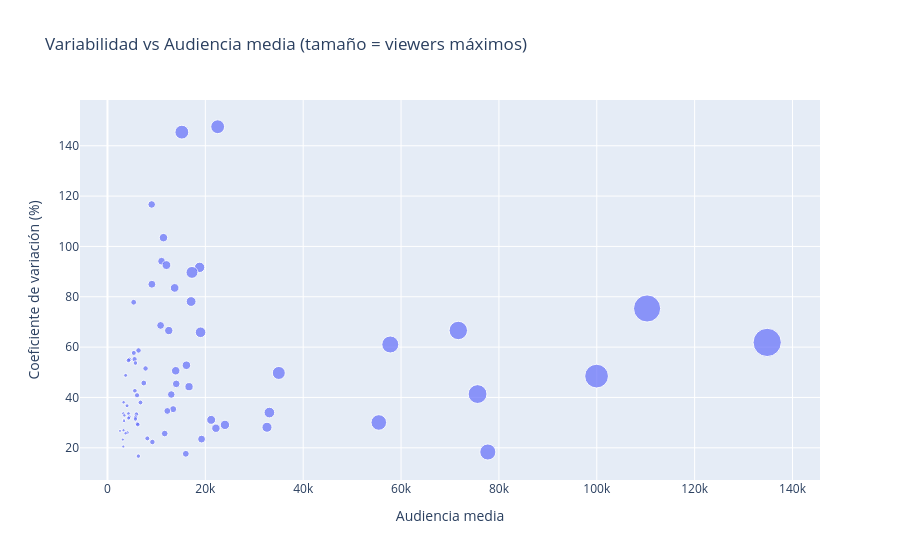

Notebook code cell kept with this figure:
### Markdown cell above
## 5. Variabilidad — ¿Todos se comportan igual?

### Code cell
stats = df.groupby('nombre')['viewers'].agg(['mean', 'std', 'max', 'min', 'count']).reset_index()
stats.columns = ['nombre', 'media', 'desv_est', 'maximo', 'minimo', 'count']
stats['cv'] = stats['desv_est'] / stats['media'] * 100
stats = stats[stats['count'] >= 5].sort_values('cv', ascending=False)

top_var = stats.head(10)
print('Top 10 por variabilidad (CV %):\n')
for i, (_, r) in enumerate(top_var.iterrows(), 1):
    print(f'{i:2d}. {r["nombre"]:30s} | CV: {r["cv"]:6.1f}% | Media: {r["media"]:>10,.0f} | Max: {r["maximo"]:>10,}')

fig = px.scatter(
    stats,
    x='media',
    y='cv',
    size='maximo',
    hover_name='nombre',
    title='Variabilidad vs Audiencia media (tamaño = viewers máximos)',
    labels={'media': 'Audiencia media', 'cv': 'Coeficiente de variación (%)'},
)
fig.show()

### Figure 1 — Plotly figure (JSON) as saved in the notebook; plotly's stock layout.template omitted (floating-point values rounded to 4 significant figures)
{"data": [{"hovertemplate": "<b>%{hovertext}</b><br><br>Audiencia media=%{x}<br>Coeficiente de variación (%)=%{y}<br>maximo=%{marker.size}<extra></extra>", "hovertext": ["WARDOGS", "Rust", "Hero Siege", "Bodycam", "Star Wars Zero Company", "BOMBANANA!", "Halloween: The Game", "Rainbow Six Siege", "How to Fish", "Rocket League", "Onimusha: Way of the Sword", "Red Dead Redemption II", "Grand Theft Auto V", "Path of Exile 2", "The Blood of Dawnwalker", "Project Zomboid", "World of Tanks", "League of Legends", "Minecraft", "Arena Breakout: Infinite", "EA Sports FC 26", "Mortal Shell II", "Mobile Legends: Bang Bang", "Hunt: Showdown 1896", "F1 25", "Street Fighter 6", "Resonance: A Plague Tale Legacy", "Hearthstone", "Fortnite", "Palworld", "Counter-Strike", "ELDEN RING", "Marvel Rivals", "Call of Duty: Warzone", "ARK: Survival Ascended", "World of Warcraft", "PUBG: BATTLEGROUNDS", "ROBLOX", "Magic: The Gathering", "Pokémon FireRed/LeafGreen", "Heroes of Might and Magic III: The Restoration of Erathia", "NBA 2K27", "Albion Online", "Apex Legends", "Marbles on Stream", "Age of Empires II", "FINAL FANTASY XIV ONLINE", "Star Citizen", "Genshin Impact", "I'm Only Sleeping", "Delta Force", "DayZ", "Teamfight Tactics", "Chess", "PEAK", "Dota 2", "Old School RuneScape", "Deadlock", "Dead by Daylight", "Escape from Tarkov", "Overwatch", "VRChat", "R2 Online: Reign of Revolution", "Once Human", "Battlefield 6", "Virtual Casino", "Tibia", "GeoGuessr", "Baldur's Gate 3", "Black Desert", "Trackmania", "VALORANT", "Always On", "ARC Raiders"], "legendgroup": "", "marker": {"color": "#636efa", "size": [81458, 81834, 24453, 30331, 25550, 33324, 45764, 60203, 26841, 32273, 41103, 14416, 314071, 25992, 144577, 29565, 48111, 340474, 122984, 12809, 10756, 12142, 9199, 9377, 9022, 31067, 12473, 30761, 71929, 6545, 239662, 14458, 25067, 28915, 9267, 150974, 24365, 11514, 5419, 10113, 6599, 21320, 20070, 48606, 4791, 6033, 9391, 5055, 7511, 8324, 6751, 8315, 34215, 4568, 4209, 103277, 8491, 9025, 37330, 43252, 30347, 4416, 3775, 5632, 4938, 18969, 10577, 26291, 4063, 12925, 4059, 110020, 19941, 8261], "sizemode": "area", "sizeref": 851.2, "symbol": "circle"}, "mode": "markers", "name": "", "orientation": "v", "showlegend": false, "type": "scatter", "x": [22520.0, 15200.0, 9038.0, 11440.0, 11050.0, 12050.0, 18830.0, 17270.0, 9076.0, 13730.0, 17090.0, 5355.0, 110300.0, 10860.0, 71700.0, 12530.0, 19020.0, 134800.0, 57800.0, 6345.0, 5380.0, 5539.0, 4519.0, 4297.0, 5712.0, 16130.0, 7784.0, 13950.0, 35010.0, 3712.0, 99960.0, 7425.0, 14050.0, 16670.0, 5600.0, 75630.0, 13040.0, 6046.0, 3301.0, 6743.0, 4003.0, 13420.0, 12230.0, 33100.0, 3241.0, 4294.0, 5916.0, 3453.0, 4448.0, 5762.0, 4328.0, 5704.0, 21190.0, 3373.0, 3389.0, 55450.0, 6095.0, 6197.0, 24010.0, 32600.0, 22160.0, 3279.0, 2560.0, 4068.0, 3703.0, 11700.0, 8146.0, 19230.0, 3141.0, 9181.0, 3232.0, 77730.0, 16010.0, 6310.0], "xaxis": "x", "y": [147.6, 145.4, 116.7, 103.5, 94.14, 92.59, 91.69, 89.68, 84.98, 83.51, 78.1, 77.82, 75.35, 68.61, 66.61, 66.57, 65.89, 61.86, 61.04, 58.67, 57.69, 55.19, 55.12, 54.75, 53.69, 52.79, 51.51, 50.6, 49.73, 48.77, 48.48, 45.73, 45.39, 44.27, 42.65, 41.35, 41.17, 40.87, 38.07, 38.0, 36.69, 35.34, 34.63, 34.0, 33.64, 33.6, 33.33, 32.88, 32.23, 32.19, 31.79, 31.44, 31.1, 31.01, 30.57, 30.06, 29.62, 29.21, 29.1, 28.15, 27.77, 26.97, 26.7, 26.02, 25.76, 25.65, 23.73, 23.46, 23.26, 22.29, 20.5, 18.32, 17.61, 16.7], "yaxis": "y"}], "layout": {"legend": {"itemsizing": "constant", "tracegroupgap": 0}, "title": {"text": "Variabilidad vs Audiencia media (tamaño = viewers máximos)"}, "xaxis": {"anchor": "y", "domain": [0.0, 1.0], "title": {"text": "Audiencia media"}}, "yaxis": {"anchor": "x", "domain": [0.0, 1.0], "title": {"text": "Coeficiente de variación (%)"}}}}
